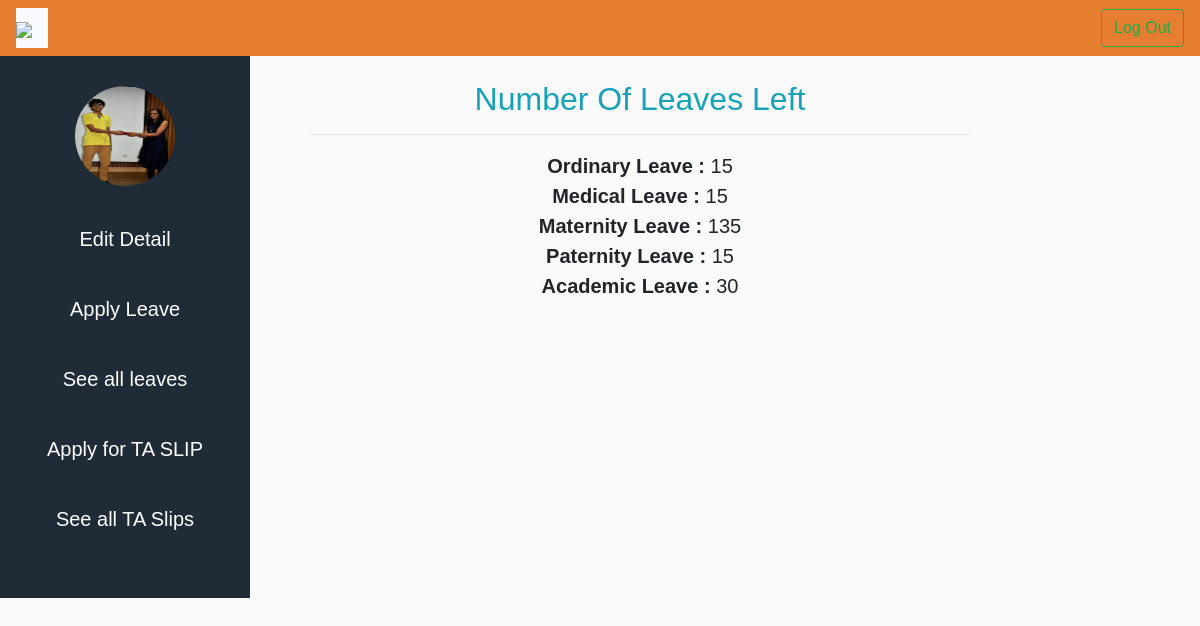
The app's page /leave/dashboard (signed in) with its own data.
### leave_portal/models.py (models this page shows, shortened)
class Student(models.Model):
    user = models.OneToOneField(CustomUser, on_delete=models.CASCADE, related_name='students')
    name = models.CharField(max_length=200, blank=True, default="")
    profile_pic = models.ImageField(upload_to='student', blank=True, null=True)
    roll_no = models.CharField(max_length=128, blank=False, default=" ", unique=True)
    gender = models.CharField(max_length=30, choices=GENDER, blank=False)
    webmail = models.CharField(max_length=128, blank=False, unique=True)
    course = models.CharField(max_length=128, choices=COURSE, blank=True)
    acedemic_year = models.IntegerField(choices=ACADEMIC_YEAR, default=0)
    present_semester = models.IntegerField(choices=SEMESTER, null=True, blank=True)
    hostel_name = models.CharField(max_length=255, choices=HOSTEL_CHOICES, blank=True, default="")
    room_number = models.CharField(max_length=10, blank=True, default="")
    mob_number = models.CharField(max_length=15, blank=False, default=" ")
    emergency_mob_num = models.CharField(max_length=15, blank=True, default=" ")
    TA_instructor = models.ForeignKey(Faculty,max_length=200,on_delete=models.CASCADE , related_name='TA')
    Supervisor_1 = models.ForeignKey(Faculty, max_length=200,on_delete=models.CASCADE , related_name='Supervisor')
    Ordinary = models.IntegerField( blank=False, default=15)
    Ordinary1 = models.IntegerField( blank=False, default=15)
    Medical = models.IntegerField( blank=False, default=15)
    Acedemic = models.IntegerField( blank=False, default=30)
    Maternity = models.IntegerField( blank=False, default=135)
    Paternity = models.IntegerField( blank=False, default=15)
    class Meta:
        ordering =['roll_no']

### leave_portal/views.py (the view, shortened to what this page needs)
# urls.py: path('dashboard', views.dashboard , name='dashboard'),
@login_required
def dashboard(request):
    if request.user.person=='student':
        student = models.Student.objects.filter(user=request.user)
        if not student :
            if request.method=='POST' :
                form = UpdateStudDetail(request.POST , request.FILES )
                if form.is_valid():
                    detail = form.save(commit=False)
                    detail.user = request.user
                    detail.save()
                return redirect('leave_portal:dashboard')
            else :
                form = UpdateStudDetail(request.POST)
                return render(request,'leave_portal/StudDetail.html', {'form':form , 'student':request.user.username} )
        else:
            student = models.Student.objects.get(user=request.user)
            forms = models.ApplyLeave.objects.filter(student=student).order_by('-DateOfApply')
            return render(request,'leave_portal/dashboard.html',{'user':request.user , 'student':student, 'forms':forms})

### leave_portal/templates/leave_portal/dashboard.html
{% extends "base_generic.html" %}
{% load static %}
{% block css %}
  <link rel="stylesheet" href="{% static 'leave_portal/css/stud_dashboard.css' %}">
{% endblock %}
{% block content %}
<div class="wrapper">
    <nav id="sidebar">
        <ul class="list-unstyled components">
          <p><img class="profile" src="/media/{{student.profile_pic}}" ></p>
          <a href="{% url 'leave_portal:stud_detail_update' student.id %}"><p class="options">Edit Detail</p></a>
          <a href="{% url 'leave_portal:apply_leave' student.id %}"><p class="options">Apply Leave</p></a>
          <a href="{% url 'leave_portal:LeavePortal' student.id %}"><p class="options">See all leaves</p></a>
          <a href="{% url 'leave_portal:apply_ta_slip' student.id %}"><p class="options">Apply for TA SLIP</p></a>
          <a href="{% url 'leave_portal:TASlipPortal' student.id %}"><p class="options">See all TA Slips</p></a>
        </ul>
    </nav>
    <div id="page-content-wrapper">
        <div style="text-align:center">
            <h2 class="text-info">Number Of Leaves Left</h2>
            <hr size="25%" align="center">
            <span style="font-weight:bold">Ordinary Leave :</span> {{student.Ordinary}}<br>
            <span style="font-weight:bold">Medical Leave :</span> {{student.Medical}}<br>
            <span style="font-weight:bold">Maternity Leave :</span> {{student.Maternity}}<br>
            <span style="font-weight:bold">Paternity Leave :</span> {{student.Paternity}}<br>
            <span style="font-weight:bold">Academic Leave :</span> {{student.Acedemic}}<br>
        </div>
    </div>
</div>
{% endblock%}

### leave_portal/static/leave_portal/css/styles.css (style rules this page uses)
body { font-family: 'Lato', 'sans-serif'; }

### leave_portal/static/leave_portal/css/stud_dashboard.css (style rules this page uses)
body { font-family: 'Poppins', sans-serif; background: #fafafa; }
p { font-family: 'Poppins', sans-serif; font-size: 1.1em; font-weight: 300; line-height: 1.7em; color: #999; }
.profile { border-radius: 50%; height:100px; width:100px; }
#page-content-wrapper { padding-left:5%; padding-top:2%; font-size: 20px; width:60%; }
.components { text-align: center !important; }
a, a:hover, a:focus { color: inherit; text-decoration: none; transition: all 0.3s; }
.wrapper { display: flex; align-items: stretch; height: 100% !important; }
#sidebar { min-width: 250px; background-color: rgb(31, 43, 55); }
#sidebar { color: #fff!important; transition: all 0.3s; }
#sidebar ul.components { padding: 20px 0; }
#sidebar ul p { color: #fff !important; padding: 10px; font-size: 20px; }

### records on screen
Student: profile_pic (picture), Ordinary "15", Medical "15", Maternity "135", Paternity "15", Acedemic "30"
